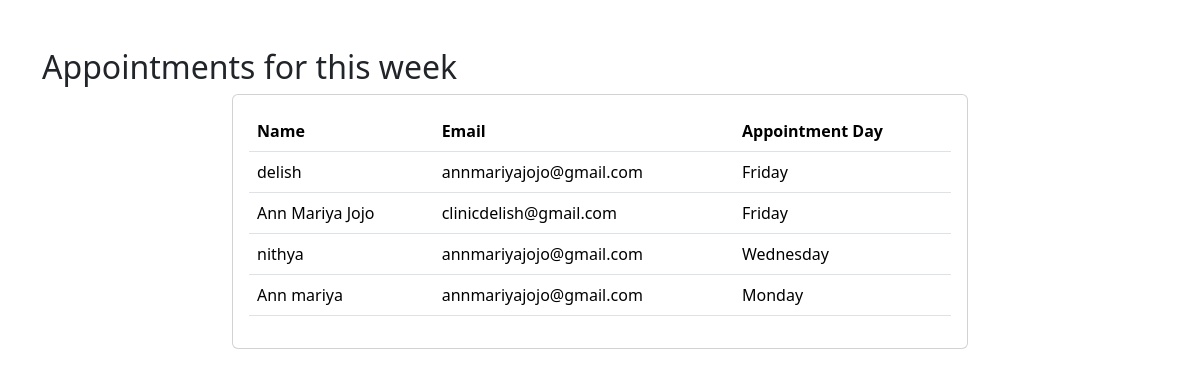
Page /staff/ on the committed database.
### staff/models.py (models this page shows, shortened)
class Appointment(models.Model):
    DAY_CHOICES = (
        ('Monday', 'Monday'),
        ('Wednesday', 'Wednesday'),
        ('Friday', 'Friday'),
    )
    name = models.CharField(max_length=100)
    email = models.EmailField()
    appointment_day = models.CharField(max_length=20, choices=DAY_CHOICES)

### staff/views.py (the view)
# urls.py: path('staff/', views.index, name='index'),
def index(request):
    appointments = Appointment.objects.all()  # Query to fetch all appointments
    context = {'appointments': appointments}
    return render(request, 'staff/index.html', context)

### staff/appointmentleft.py (called while the page is built)
def calculatetotal_remainingappointments():
    totalnumberof_appointments = 20
    currentnumberof_appointments = Appointment.objects.count()
    remainingnumberof_appointments = totalnumberof_appointments - currentnumberof_appointments
    return remainingnumberof_appointments

def remainingnumberof_appointments_context_processor(request):
    remainingnumberof_appointments = calculatetotal_remainingappointments()
    return {'remainingnumberof_appointments': remainingnumberof_appointments}

### staff/templates/staff/index.html (shortened to what this page needs)
{% load static %}
<!DOCTYPE html>
<html data-bs-theme="light" lang="en">
<head>
    <link rel="stylesheet" href="{% static 'bootstrap/css/bootstrap.min.css' %}">
    <link rel="stylesheet" href="{% static 'fonts/font-awesome.min.css' %}">
    <link rel="stylesheet" href="{% static 'css/Register-form.css' %}">
</head>
<body>
    <div class="container mt-5">
        <h2>Appointments for this week</h2>
        <div class="row justify-content-center">
            <div class="col-md-8">
                <div class="card">
                    <div class="card-body">
                        <table class="table">
                            <thead>
                                <tr>
                                    <th>Name</th>
                                    <th>Email</th>
                                    <th>Appointment Day</th>
                                </tr>
                            </thead>
                            <tbody>
                                {% for appointment in appointments %}
                                <tr>
                                    <td>{{ appointment.name }}</td>
                                    <td>{{ appointment.email }}</td>
                                    <td>{{ appointment.appointment_day }}</td>
                                </tr>
                                {% empty %}
                                <tr>
                                    <td colspan="3">No appointments booked yet.</td>
                                </tr>
                                {% endfor %}
                            </tbody>
                        </table>
                    </div>
                </div>
            </div>
        </div>
    </div>
</body>
</html>

### staff/static/css/Register-form.css (style rules this page uses)
* { box-sizing: border-box; }

### rows in the picture
Appointment: name "delish", email "annmariyajojo@gmail.com", appointment_day "Friday"
Appointment: name "Ann Mariya Jojo", email "clinicdelish@gmail.com", appointment_day "Friday"
Appointment: name "nithya", email "annmariyajojo@gmail.com", appointment_day "Wednesday"
Appointment: name "Ann mariya", email "annmariyajojo@gmail.com", appointment_day "Monday"
